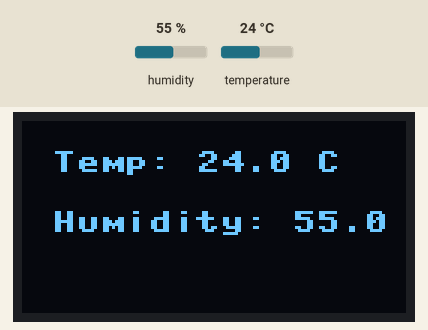
Simulated run of this program. Board: ESP32 board running MicroPython. Shown: 128×64 one-colour display. The test bench sets the inputs (shaded band); at power-on: temperature 24 °C, humidity 55 %. What the program prints to the serial console is not drawn.

Above: at 1.2 s.
1.3 s: temperature set to 28 °C
At 3.1 s:
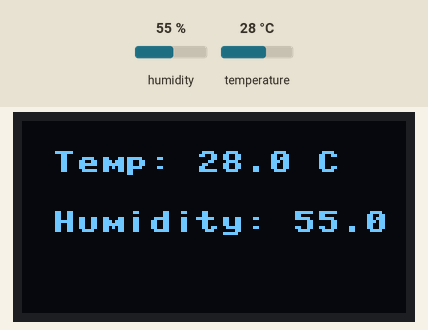
4.0 s: humidity set to 22 %
At 5.1 s:
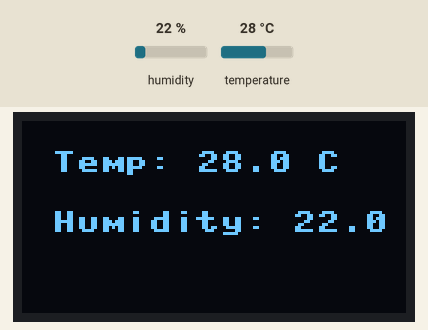
6.7 s: humidity set to 40 %
At 9.3 s:
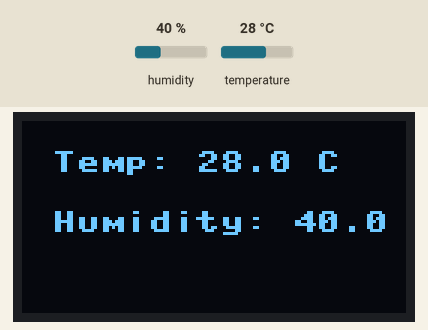
9.7 s: temperature set to 12 °C
At 11.3 s:
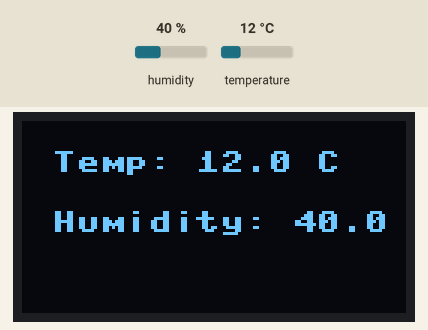
Timing chart, 0 to 12.8 s (numbered marks = the images above; inputs shaded):
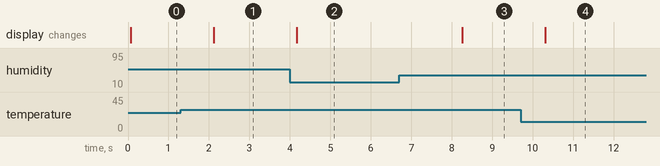

Measured:
- after the input at 1.3 s, the display: changes after 0.82 s (image 1)
- after the input at 4.0 s, the display: changes after 0.17 s (image 2)
- after the input at 6.7 s, the display: changes after 1.6 s (image 3)
- after the input at 9.7 s, the display: changes after 0.61 s (image 4)

The program:

sa1.py
```python
from machine import Pin, I2C
import ssd1306
import dht
import time

# ESP32 Pin assignment
i2c = I2C(0, scl=Pin(22), sda=Pin(21))

oled_width = 128
oled_height = 64
oled = ssd1306.SSD1306_I2C(oled_width, oled_height, i2c)

dht_pin = Pin(2)  # DHT22 sensor connected to GPIO 2
d = dht.DHT22(dht_pin)

def read_dht_sensor():
    d.measure()
    temperature = d.temperature()
    humidity = d.humidity()
    return temperature, humidity

def display_temperature_and_humidity(temperature, humidity):
    oled.fill(0)
    oled.text("Temp: {} C".format(temperature), 10, 10)
    oled.text("Humidity: {} %".format(humidity), 10, 30)
    oled.show()

def check_temperature_threshold(temperature):
    TEMPERATURE_THRESHOLD = 25
    if temperature >= TEMPERATURE_THRESHOLD:
        funcao_temp_atingida()

def funcao_temp_atingida():
    print("Temperatura atingiu o limite!")
    # Coloque aqui o código que deve ser executado quando a temperatura atingir o limite
    # Por exemplo, você pode enviar uma notificação, acionar um alarme, etc.

def main_loop():
    while True:
        temperature, humidity = read_dht_sensor()
        display_temperature_and_humidity(temperature, humidity)
        check_temperature_threshold(temperature)
        time.sleep(2)

main_loop()
```
